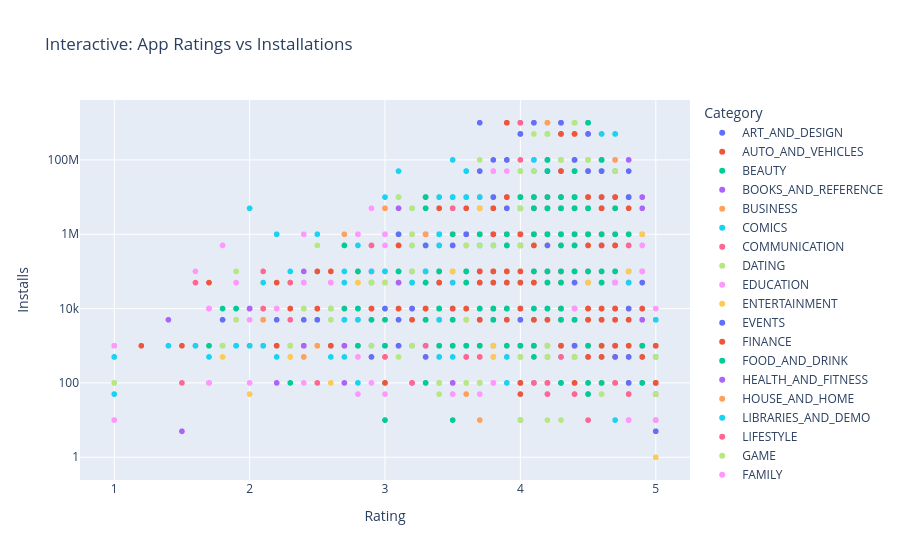

The cell this chart's notebook holds for it:
### Markdown cell above
## 11. Interactive Visualization

An interactive Plotly chart is created to allow users to explore the
relationship between app ratings and installation counts by category.

### Code cell
plotly_df = apps_df.dropna(
    subset=["Rating", "Installs"]
).copy()

fig = px.scatter(
    plotly_df,
    x="Rating",
    y="Installs",
    color="Category",
    hover_name="App",
    hover_data=["Reviews", "Type", "Price"],
    log_y=True,
    title="Interactive: App Ratings vs Installations"
)

fig.show()
